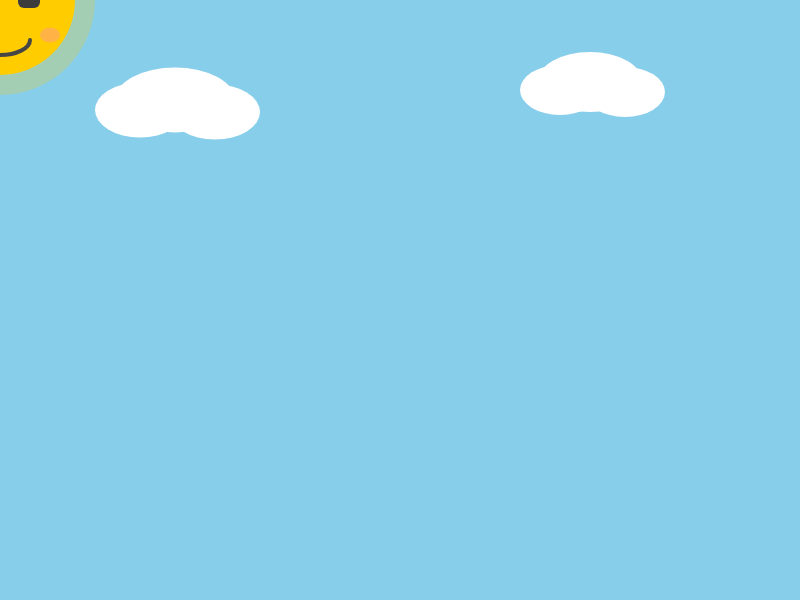
Frame 1 (no input)
Frame 60 (no input): identical to frame 1, image omitted
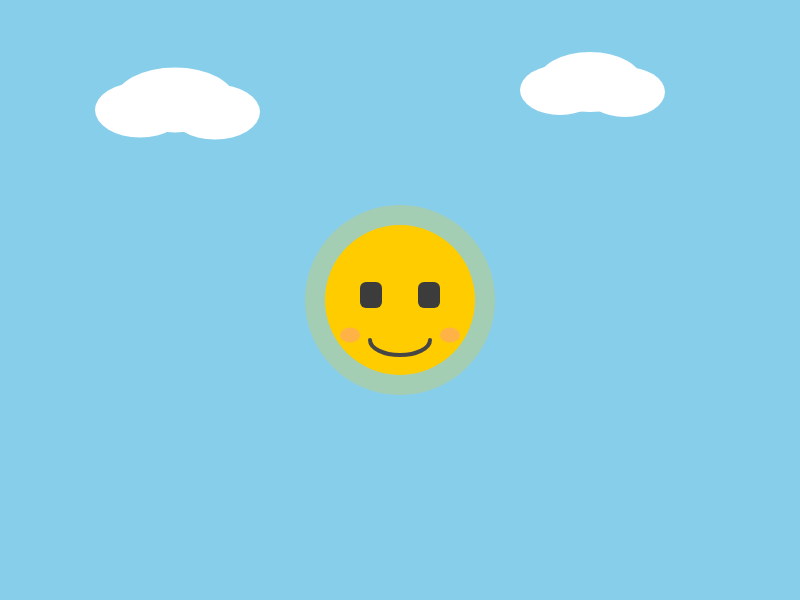
Frame 120 (the mouse pressed at the canvas centre since frame 60)

The p5.js sketch that drew these frames (run headless with seeded random() and noise() and a simulated clock; from frame 60 on, the mouse is pressed at the canvas centre):

// p5.js sketch
// ── sketch.js
/*
Mathews C.
SS4: “Day and Night”
Continous work from SS1 till now. New additions, a new scene. "night"
 simple sky changes.
Instructions: Press D for Day and N for Night. Move your mouse to move the Sun or Moon.
*/

let scene = "day";  // day or night 

function setup() {
  createCanvas(800, 600);
}

function draw() {
  // background
  if (scene === "day") {
    background(135, 206, 235); // sky blue
  } else {
    background(25, 25, 112); // night blue
  }

  // clouds (always visible)
  noStroke();
  fill(255);
  ellipse(140, 110, 90, 55);
  ellipse(175, 100, 120, 65);
  ellipse(215, 112, 90, 55);

  ellipse(560, 90, 80, 50);
  ellipse(590, 82, 105, 60);
  ellipse(625, 92, 80, 50);

  // sun or moon
  if (scene === "day") {
    fill(255, 204, 0);
    ellipse(mouseX, mouseY, 150, 150);
    fill(255, 204, 0, 60);
    ellipse(mouseX, mouseY, 190, 190);

    // sun face
    fill(60);
    rect(mouseX - 40, mouseY - 18, 22, 26, 6);
    rect(mouseX + 18, mouseY - 18, 22, 26, 6);

    noFill();
    stroke(70);
    strokeWeight(4);
    arc(mouseX, mouseY + 40, 60, 30, 0, PI); // smile
    //cheeks
   fill(255, 150, 150, 120);
noStroke();
ellipse(mouseX - 50, mouseY + 35, 20, 15);
ellipse(mouseX + 50, mouseY + 35, 20, 15);
  } else {
    fill(255, 255, 230);
    ellipse(mouseX, mouseY, 150, 150);
    fill(255, 255, 230, 60);
    ellipse(mouseX, mouseY, 190, 190);

    // moon face
    fill(100);
    rect(mouseX - 35, mouseY - 18, 20, 25, 6);
    rect(mouseX + 15, mouseY - 18, 20, 25, 6);
//cheeks
   fill(255, 150, 150, 120);
noStroke();
ellipse(mouseX - 50, mouseY + 35, 20, 15);
ellipse(mouseX + 50, mouseY + 35, 20, 15);
    noFill();
    stroke(255);
    strokeWeight(4);
    arc(mouseX, mouseY + 45, 60, 25, 0, PI); // sleepy smile
  }
}

function keyPressed() {
  if (key === 'D' || key === 'd') {
    scene = "day";
  } else if (key === 'N' || key === 'n') {
    scene = "night";
  }
}
